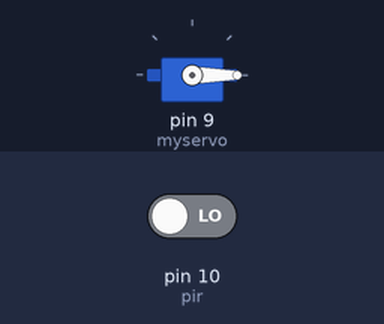
This sketch was run on a simulated Arduino Uno, built with avr-gcc and run on an emulated ATmega328P. Parts: servo. The test bench sets the inputs (shaded band); at power-on: pin 10 (pir) LOW.

Above: at 1.2 s.
1.3 s: pin 10 (pir) driven HIGH
At 2.0 s:
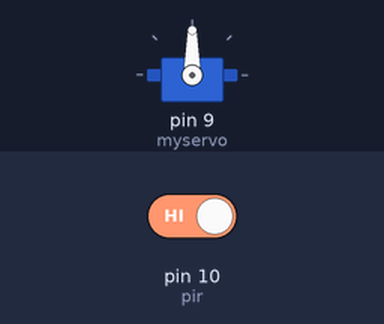
2.8 s: pin 10 (pir) driven LOW
At 4.7 s:
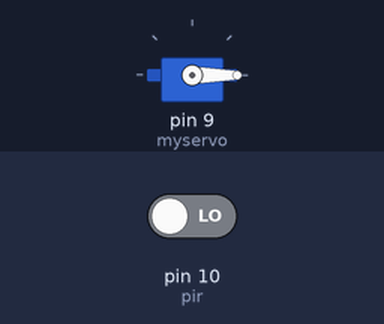
Timing chart, 0 to 6.2 s (numbered marks = the images above; inputs shaded):
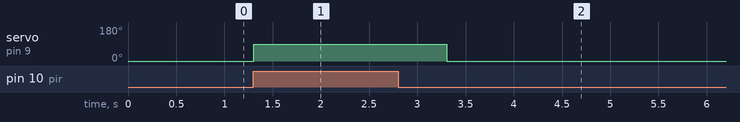

The sketch:

PIR_motor_Servo_1.ino
```cpp
#include <Servo.h>
Servo myservo;

int pir= 10;
int state = LOW;
int readValue;

void setup() {


                  myservo.attach(9);
                  pinMode(pir, INPUT);
                  Serial.begin(9600);
}
void loop() {
  readValue = digitalRead(pir);

  if(readValue==HIGH){
  myservo.write(90);
  delay(1000);

  }


  else {
  myservo.write(0);
  delay(10);

}

}
```

Measured:
- after the input at 1.3 s, servo on pin 9 (myservo): 0° → 90° at once
- after the input at 2.8 s, servo on pin 9 (myservo): 90° → 0° after 0.50 s
